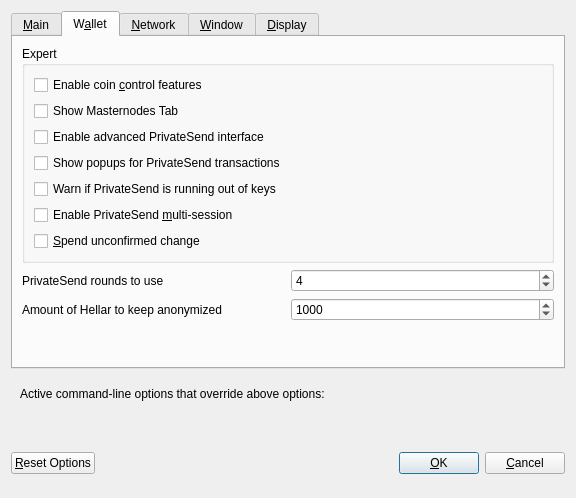
<?xml version="1.0" encoding="UTF-8"?>
<ui version="4.0">
 <class>OptionsDialog</class>
 <widget class="QDialog" name="OptionsDialog">
  <property name="geometry">
   <rect>
    <x>0</x>
    <y>0</y>
    <width>576</width>
    <height>498</height>
   </rect>
  </property>
  <property name="windowTitle">
   <string>Options</string>
  </property>
  <property name="modal">
   <bool>true</bool>
  </property>
  <layout class="QVBoxLayout" name="verticalLayout">
   <item>
    <widget class="QTabWidget" name="tabWidget">
     <property name="currentIndex">
      <number>1</number>
     </property>
     <widget class="QWidget" name="tabMain">
      <attribute name="title">
       <string>&amp;Main</string>
      </attribute>
      <layout class="QVBoxLayout" name="verticalLayout_Main">
       <item>
        <widget class="QCheckBox" name="bitcoinAtStartup">
         <property name="toolTip">
          <string>Automatically start %1 after logging in to the system.</string>
         </property>
         <property name="text">
          <string>&amp;Start %1 on system login</string>
         </property>
        </widget>
       </item>
       <item>
        <layout class="QHBoxLayout" name="horizontalLayout_2_Main">
         <item>
          <widget class="QLabel" name="databaseCacheLabel">
           <property name="text">
            <string>Size of &amp;database cache</string>
           </property>
           <property name="textFormat">
            <enum>Qt::PlainText</enum>
           </property>
           <property name="buddy">
            <cstring>databaseCache</cstring>
           </property>
          </widget>
         </item>
         <item>
          <widget class="QSpinBox" name="databaseCache"/>
         </item>
         <item>
          <widget class="QLabel" name="databaseCacheUnitLabel">
           <property name="text">
            <string>MB</string>
           </property>
           <property name="textFormat">
            <enum>Qt::PlainText</enum>
           </property>
          </widget>
         </item>
         <item>
          <spacer name="horizontalSpacer_2_Main">
           <property name="orientation">
            <enum>Qt::Horizontal</enum>
           </property>
           <property name="sizeHint" stdset="0">
            <size>
             <width>40</width>
             <height>20</height>
            </size>
           </property>
          </spacer>
         </item>
        </layout>
       </item>
       <item>
        <layout class="QHBoxLayout" name="horizontalLayout_3_Main">
         <item>
          <widget class="QLabel" name="threadsScriptVerifLabel">
           <property name="text">
            <string>Number of script &amp;verification threads</string>
           </property>
           <property name="textFormat">
            <enum>Qt::PlainText</enum>
           </property>
           <property name="buddy">
            <cstring>threadsScriptVerif</cstring>
           </property>
          </widget>
         </item>
         <item>
          <widget class="QSpinBox" name="threadsScriptVerif">
           <property name="toolTip">
            <string>(0 = auto, &lt;0 = leave that many cores free)</string>
           </property>
          </widget>
         </item>
         <item>
          <spacer name="horizontalSpacer_3_Main">
           <property name="orientation">
            <enum>Qt::Horizontal</enum>
           </property>
           <property name="sizeHint" stdset="0">
            <size>
             <width>40</width>
             <height>20</height>
            </size>
           </property>
          </spacer>
         </item>
        </layout>
       </item>
       <item>
        <spacer name="verticalSpacer_Main">
         <property name="orientation">
          <enum>Qt::Vertical</enum>
         </property>
         <property name="sizeHint" stdset="0">
          <size>
           <width>20</width>
           <height>40</height>
          </size>
         </property>
        </spacer>
       </item>
      </layout>
     </widget>
     <widget class="QWidget" name="tabWallet">
      <attribute name="title">
       <string>W&amp;allet</string>
      </attribute>
      <layout class="QVBoxLayout" name="verticalLayout_Wallet">
       <item>
        <widget class="QGroupBox" name="groupBox">
         <property name="title">
          <string>Expert</string>
         </property>
         <layout class="QVBoxLayout" name="verticalLayout_2">
          <item>
           <widget class="QCheckBox" name="coinControlFeatures">
            <property name="toolTip">
             <string>Whether to show coin control features or not.</string>
            </property>
            <property name="text">
             <string>Enable coin &amp;control features</string>
            </property>
           </widget>
          </item>
          <item>
           <widget class="QCheckBox" name="showMasternodesTab">
            <property name="toolTip">
             <string>Show additional tab listing all your masternodes in first sub-tab&lt;br/&gt;and all masternodes on the network in second sub-tab.</string>
            </property>
            <property name="text">
             <string>Show Masternodes Tab</string>
            </property>
           </widget>
          </item>
          <item>
           <widget class="QCheckBox" name="showAdvancedPSUI">
            <property name="toolTip">
             <string>Show additional information and buttons for PrivateSend on overview screen.</string>
            </property>
            <property name="text">
             <string>Enable advanced PrivateSend interface</string>
            </property>
           </widget>
          </item>
          <item>
           <widget class="QCheckBox" name="showPrivateSendPopups">
            <property name="toolTip">
             <string>Show system popups for PrivateSend mixing transactions&lt;br/&gt;just like for all other transaction types.</string>
            </property>
            <property name="text">
             <string>Show popups for PrivateSend transactions</string>
            </property>
           </widget>
          </item>
          <item>
           <widget class="QCheckBox" name="lowKeysWarning">
            <property name="toolTip">
             <string>Show warning dialog when PrivateSend detects that wallet has very low number of keys left.</string>
            </property>
            <property name="text">
             <string>Warn if PrivateSend is running out of keys</string>
            </property>
           </widget>
          </item>
          <item>
           <widget class="QCheckBox" name="privateSendMultiSession">
            <property name="toolTip">
             <string>Whether to use experimental PrivateSend mode with multiple mixing sessions per block.&lt;br/&gt;Note: You must use this feature carefully.&lt;br/&gt;Make sure you always have recent wallet (auto)backup in a safe place!</string>
            </property>
            <property name="text">
             <string>Enable PrivateSend &amp;multi-session</string>
            </property>
           </widget>
          </item>
          <item>
           <widget class="QCheckBox" name="spendZeroConfChange">
            <property name="toolTip">
             <string>If you disable the spending of unconfirmed change, the change from a transaction&lt;br/&gt;cannot be used until that transaction has at least one confirmation.&lt;br/&gt;This also affects how your balance is computed.</string>
            </property>
            <property name="text">
             <string>&amp;Spend unconfirmed change</string>
            </property>
           </widget>
          </item>
         </layout>
        </widget>
       </item>
       <item>
        <layout class="QHBoxLayout" name="horizontalLayout_4_Wallet">
         <item>
          <widget class="QLabel" name="label">
           <property name="toolTip">
            <string>This setting determines the amount of individual masternodes that an input will be anonymized through.&lt;br/&gt;More rounds of anonymization gives a higher degree of privacy, but also costs more in fees.</string>
           </property>
           <property name="text">
            <string>PrivateSend rounds to use</string>
           </property>
          </widget>
         </item>
         <item>
          <widget class="QSpinBox" name="privateSendRounds">
           <property name="minimum">
            <number>2</number>
           </property>
           <property name="maximum">
            <number>16</number>
           </property>
           <property name="value">
            <number>4</number>
           </property>
          </widget>
         </item>
        </layout>
       </item>
       <item>
        <layout class="QHBoxLayout" name="horizontalLayout">
         <item>
          <widget class="QLabel" name="label_2">
           <property name="toolTip">
            <string>This amount acts as a threshold to turn off PrivateSend once it's reached.</string>
           </property>
           <property name="statusTip">
            <string notr="true"/>
           </property>
           <property name="whatsThis">
            <string notr="true"/>
           </property>
           <property name="accessibleName">
            <string notr="true"/>
           </property>
           <property name="accessibleDescription">
            <string notr="true"/>
           </property>
           <property name="text">
            <string>Amount of Hellar to keep anonymized</string>
           </property>
          </widget>
         </item>
         <item>
          <widget class="QSpinBox" name="privateSendAmount">
           <property name="minimum">
            <number>2</number>
           </property>
           <property name="maximum">
            <number>2000</number>
           </property>
           <property name="singleStep">
            <number>10</number>
           </property>
           <property name="value">
            <number>1000</number>
           </property>
          </widget>
         </item>
        </layout>
       </item>
       <item>
        <spacer name="verticalSpacer_Wallet">
         <property name="orientation">
          <enum>Qt::Vertical</enum>
         </property>
         <property name="sizeHint" stdset="0">
          <size>
           <width>20</width>
           <height>40</height>
          </size>
         </property>
        </spacer>
       </item>
      </layout>
     </widget>
     <widget class="QWidget" name="tabNetwork">
      <attribute name="title">
       <string>&amp;Network</string>
      </attribute>
      <layout class="QVBoxLayout" name="verticalLayout_Network">
       <item>
        <widget class="QCheckBox" name="mapPortUpnp">
         <property name="toolTip">
          <string>Automatically open the Hellar client port on the router. This only works when your router supports UPnP and it is enabled.</string>
         </property>
         <property name="text">
          <string>Map port using &amp;UPnP</string>
         </property>
        </widget>
       </item>
       <item>
        <widget class="QCheckBox" name="allowIncoming">
         <property name="toolTip">
          <string>Accept connections from outside</string>
         </property>
         <property name="text">
          <string>Allow incoming connections</string>
         </property>
        </widget>
       </item>
       <item>
        <widget class="QCheckBox" name="connectSocks">
         <property name="toolTip">
          <string>Connect to the Hellar network through a SOCKS5 proxy.</string>
         </property>
         <property name="text">
          <string>&amp;Connect through SOCKS5 proxy (default proxy):</string>
         </property>
        </widget>
       </item>
       <item>
        <layout class="QHBoxLayout" name="horizontalLayout_1_Network">
         <item>
          <widget class="QLabel" name="proxyIpLabel">
           <property name="text">
            <string>Proxy &amp;IP:</string>
           </property>
           <property name="textFormat">
            <enum>Qt::PlainText</enum>
           </property>
           <property name="buddy">
            <cstring>proxyIp</cstring>
           </property>
          </widget>
         </item>
         <item>
          <widget class="QValidatedLineEdit" name="proxyIp">
           <property name="minimumSize">
            <size>
             <width>140</width>
             <height>0</height>
            </size>
           </property>
           <property name="maximumSize">
            <size>
             <width>140</width>
             <height>16777215</height>
            </size>
           </property>
           <property name="toolTip">
            <string>IP address of the proxy (e.g. IPv4: 127.0.0.1 / IPv6: ::1)</string>
           </property>
          </widget>
         </item>
         <item>
          <widget class="QLabel" name="proxyPortLabel">
           <property name="text">
            <string>&amp;Port:</string>
           </property>
           <property name="textFormat">
            <enum>Qt::PlainText</enum>
           </property>
           <property name="buddy">
            <cstring>proxyPort</cstring>
           </property>
          </widget>
         </item>
         <item>
          <widget class="QLineEdit" name="proxyPort">
           <property name="minimumSize">
            <size>
             <width>55</width>
             <height>0</height>
            </size>
           </property>
           <property name="maximumSize">
            <size>
             <width>55</width>
             <height>16777215</height>
            </size>
           </property>
           <property name="toolTip">
            <string>Port of the proxy (e.g. 9050)</string>
           </property>
          </widget>
         </item>
         <item>
          <spacer name="horizontalSpacer_1_Network">
           <property name="orientation">
            <enum>Qt::Horizontal</enum>
           </property>
           <property name="sizeHint" stdset="0">
            <size>
             <width>40</width>
             <height>20</height>
            </size>
           </property>
          </spacer>
         </item>
        </layout>
       </item>
       <item>
        <layout class="QHBoxLayout" name="horizontalLayout_2_Network">
         <item>
          <widget class="QLabel" name="proxyActiveNets">
           <property name="text">
            <string>Used for reaching peers via:</string>
           </property>
           <property name="textFormat">
            <enum>Qt::PlainText</enum>
           </property>
          </widget>
         </item>
         <item>
          <widget class="QCheckBox" name="proxyReachIPv4">
           <property name="enabled">
            <bool>false</bool>
           </property>
           <property name="toolTip">
            <string>Shows, if the supplied default SOCKS5 proxy is used to reach peers via this network type.</string>
           </property>
           <property name="text">
            <string/>
           </property>
          </widget>
         </item>
         <item>
          <widget class="QLabel" name="proxyReachIPv4Label">
           <property name="text">
            <string>IPv4</string>
           </property>
           <property name="textFormat">
            <enum>Qt::PlainText</enum>
           </property>
          </widget>
         </item>
         <item>
          <widget class="QCheckBox" name="proxyReachIPv6">
           <property name="enabled">
            <bool>false</bool>
           </property>
           <property name="toolTip">
            <string>Shows, if the supplied default SOCKS5 proxy is used to reach peers via this network type.</string>
           </property>
           <property name="text">
            <string/>
           </property>
          </widget>
         </item>
         <item>
          <widget class="QLabel" name="proxyReachIPv6Label">
           <property name="text">
            <string>IPv6</string>
           </property>
           <property name="textFormat">
            <enum>Qt::PlainText</enum>
           </property>
          </widget>
         </item>
         <item>
          <widget class="QCheckBox" name="proxyReachTor">
           <property name="enabled">
            <bool>false</bool>
           </property>
           <property name="toolTip">
            <string>Shows, if the supplied default SOCKS5 proxy is used to reach peers via this network type.</string>
           </property>
           <property name="text">
            <string/>
           </property>
          </widget>
         </item>
         <item>
          <widget class="QLabel" name="proxyReachTorLabel">
           <property name="text">
            <string>Tor</string>
           </property>
           <property name="textFormat">
            <enum>Qt::PlainText</enum>
           </property>
          </widget>
         </item>
         <item>
          <spacer name="horizontalSpacer_2_Network">
           <property name="orientation">
            <enum>Qt::Horizontal</enum>
           </property>
           <property name="sizeHint" stdset="0">
            <size>
             <width>40</width>
             <height>20</height>
            </size>
           </property>
          </spacer>
         </item>
        </layout>
       </item>
       <item>
        <widget class="QCheckBox" name="connectSocksTor">
         <property name="toolTip">
          <string>Connect to the Hellar network through a separate SOCKS5 proxy for Tor hidden services.</string>
         </property>
         <property name="text">
          <string>Use separate SOCKS5 proxy to reach peers via Tor hidden services:</string>
         </property>
        </widget>
       </item>
       <item>
        <layout class="QHBoxLayout" name="horizontalLayout_3_Network">
         <item>
          <widget class="QLabel" name="proxyIpTorLabel">
           <property name="text">
            <string>Proxy &amp;IP:</string>
           </property>
           <property name="textFormat">
            <enum>Qt::PlainText</enum>
           </property>
           <property name="buddy">
            <cstring>proxyIpTor</cstring>
           </property>
          </widget>
         </item>
         <item>
          <widget class="QValidatedLineEdit" name="proxyIpTor">
           <property name="minimumSize">
            <size>
             <width>140</width>
             <height>0</height>
            </size>
           </property>
           <property name="maximumSize">
            <size>
             <width>140</width>
             <height>16777215</height>
            </size>
           </property>
           <property name="toolTip">
            <string>IP address of the proxy (e.g. IPv4: 127.0.0.1 / IPv6: ::1)</string>
           </property>
          </widget>
         </item>
         <item>
          <widget class="QLabel" name="proxyPortTorLabel">
           <property name="text">
            <string>&amp;Port:</string>
           </property>
           <property name="textFormat">
            <enum>Qt::PlainText</enum>
           </property>
           <property name="buddy">
            <cstring>proxyPortTor</cstring>
           </property>
          </widget>
         </item>
         <item>
          <widget class="QLineEdit" name="proxyPortTor">
           <property name="minimumSize">
            <size>
             <width>55</width>
             <height>0</height>
            </size>
           </property>
           <property name="maximumSize">
            <size>
             <width>55</width>
             <height>16777215</height>
            </size>
           </property>
           <property name="toolTip">
            <string>Port of the proxy (e.g. 9050)</string>
           </property>
          </widget>
         </item>
         <item>
          <spacer name="horizontalSpacer_4_Network">
           <property name="orientation">
            <enum>Qt::Horizontal</enum>
           </property>
           <property name="sizeHint" stdset="0">
            <size>
             <width>40</width>
             <height>20</height>
            </size>
           </property>
          </spacer>
         </item>
        </layout>
       </item>
       <item>
        <spacer name="verticalSpacer_Network">
         <property name="orientation">
          <enum>Qt::Vertical</enum>
         </property>
         <property name="sizeHint" stdset="0">
          <size>
           <width>20</width>
           <height>40</height>
          </size>
         </property>
        </spacer>
       </item>
      </layout>
     </widget>
     <widget class="QWidget" name="tabWindow">
      <attribute name="title">
       <string>&amp;Window</string>
      </attribute>
      <layout class="QVBoxLayout" name="verticalLayout_Window">
       <item>
        <widget class="QCheckBox" name="hideTrayIcon">
         <property name="toolTip">
          <string>&amp;Hide the icon from the system tray.</string>
         </property>
         <property name="text">
          <string>Hide tray icon</string>
         </property>
        </widget>
       </item>
       <item>
        <widget class="QCheckBox" name="minimizeToTray">
         <property name="toolTip">
          <string>Show only a tray icon after minimizing the window.</string>
         </property>
         <property name="text">
          <string>&amp;Minimize to the tray instead of the taskbar</string>
         </property>
        </widget>
       </item>
       <item>
        <widget class="QCheckBox" name="minimizeOnClose">
         <property name="toolTip">
          <string>Minimize instead of exit the application when the window is closed. When this option is enabled, the application will be closed only after selecting Exit in the menu.</string>
         </property>
         <property name="text">
          <string>M&amp;inimize on close</string>
         </property>
        </widget>
       </item>
       <item>
        <spacer name="verticalSpacer_Window">
         <property name="orientation">
          <enum>Qt::Vertical</enum>
         </property>
         <property name="sizeHint" stdset="0">
          <size>
           <width>20</width>
           <height>40</height>
          </size>
         </property>
        </spacer>
       </item>
      </layout>
     </widget>
     <widget class="QWidget" name="tabDisplay">
      <attribute name="title">
       <string>&amp;Display</string>
      </attribute>
      <layout class="QVBoxLayout" name="verticalLayout_Display">
       <item>
        <layout class="QHBoxLayout" name="horizontalLayout_1_Display">
         <item>
          <widget class="QLabel" name="langLabel">
           <property name="text">
            <string>User Interface &amp;language:</string>
           </property>
           <property name="textFormat">
            <enum>Qt::PlainText</enum>
           </property>
           <property name="buddy">
            <cstring>lang</cstring>
           </property>
          </widget>
         </item>
         <item>
          <widget class="QValueComboBox" name="lang">
           <property name="toolTip">
            <string>The user interface language can be set here. This setting will take effect after restarting %1.</string>
           </property>
          </widget>
         </item>
        </layout>
       </item>
       <item>
        <widget class="QLabel" name="label_3">
         <property name="toolTip">
          <string notr="true"/>
         </property>
         <property name="statusTip">
          <string notr="true"/>
         </property>
         <property name="whatsThis">
          <string notr="true"/>
         </property>
         <property name="accessibleName">
          <string notr="true"/>
         </property>
         <property name="text">
          <string>Language missing or translation incomplete? Help contributing translations here:
https://www.transifex.com/projects/p/hellar/</string>
         </property>
         <property name="wordWrap">
          <bool>true</bool>
         </property>
         <property name="openExternalLinks">
          <bool>true</bool>
         </property>
         <property name="textInteractionFlags">
          <set>Qt::TextBrowserInteraction</set>
         </property>
        </widget>
       </item>
       <item>
        <layout class="QHBoxLayout" name="horizontalLayout_4_Display" stretch="0,0">
         <item>
          <widget class="QLabel" name="themeLabel">
           <property name="text">
            <string>User Interface Theme:</string>
           </property>
          </widget>
         </item>
         <item>
          <widget class="QValueComboBox" name="theme"/>
         </item>
        </layout>
       </item>
       <item>
        <widget class="Line" name="line">
         <property name="orientation">
          <enum>Qt::Horizontal</enum>
         </property>
        </widget>
       </item>
       <item>
        <layout class="QHBoxLayout" name="horizontalLayout_2_Display">
         <item>
          <widget class="QLabel" name="unitLabel">
           <property name="text">
            <string>&amp;Unit to show amounts in:</string>
           </property>
           <property name="textFormat">
            <enum>Qt::PlainText</enum>
           </property>
           <property name="buddy">
            <cstring>unit</cstring>
           </property>
          </widget>
         </item>
         <item>
          <widget class="QValueComboBox" name="unit">
           <property name="toolTip">
            <string>Choose the default subdivision unit to show in the interface and when sending coins.</string>
           </property>
          </widget>
         </item>
        </layout>
       </item>
       <item>
        <layout class="QHBoxLayout" name="horizontalLayout_5_Display">
         <item>
          <widget class="QLabel" name="digitsLabel">
           <property name="text">
            <string>Decimal digits</string>
           </property>
          </widget>
         </item>
         <item>
          <widget class="QValueComboBox" name="digits"/>
         </item>
        </layout>
       </item>
       <item>
        <layout class="QHBoxLayout" name="horizontalLayout_3_Display">
         <item>
          <widget class="QLabel" name="thirdPartyTxUrlsLabel">
           <property name="toolTip">
            <string>Third party URLs (e.g. a block explorer) that appear in the transactions tab as context menu items.&lt;br/&gt;%s in the URL is replaced by transaction hash. Multiple URLs are separated by vertical bar |.</string>
           </property>
           <property name="text">
            <string>Third party transaction URLs</string>
           </property>
           <property name="buddy">
            <cstring>thirdPartyTxUrls</cstring>
           </property>
          </widget>
         </item>
         <item>
          <widget class="QLineEdit" name="thirdPartyTxUrls">
           <property name="toolTip">
            <string>Third party URLs (e.g. a block explorer) that appear in the transactions tab as context menu items.&lt;br/&gt;%s in the URL is replaced by transaction hash. Multiple URLs are separated by vertical bar |.</string>
           </property>
          </widget>
         </item>
        </layout>
       </item>
       <item>
        <spacer name="verticalSpacer">
         <property name="orientation">
          <enum>Qt::Vertical</enum>
         </property>
         <property name="sizeHint" stdset="0">
          <size>
           <width>20</width>
           <height>40</height>
          </size>
         </property>
        </spacer>
       </item>
      </layout>
     </widget>
    </widget>
   </item>
   <item>
    <widget class="QFrame" name="frame">
     <layout class="QVBoxLayout" name="verticalLayout_Bottom">
      <item>
       <layout class="QHBoxLayout" name="horizontalLayout_Bottom">
        <item>
         <widget class="QLabel" name="overriddenByCommandLineInfoLabel">
          <property name="text">
           <string>Active command-line options that override above options:</string>
          </property>
          <property name="textFormat">
           <enum>Qt::PlainText</enum>
          </property>
         </widget>
        </item>
        <item>
         <spacer name="horizontalSpacer_Bottom">
          <property name="orientation">
           <enum>Qt::Horizontal</enum>
          </property>
          <property name="sizeHint" stdset="0">
           <size>
            <width>40</width>
            <height>20</height>
           </size>
          </property>
         </spacer>
        </item>
       </layout>
      </item>
      <item>
       <widget class="QLabel" name="overriddenByCommandLineLabel">
        <property name="text">
         <string/>
        </property>
        <property name="textFormat">
         <enum>Qt::PlainText</enum>
        </property>
        <property name="wordWrap">
         <bool>true</bool>
        </property>
       </widget>
      </item>
     </layout>
    </widget>
   </item>
   <item>
    <layout class="QHBoxLayout" name="horizontalLayout_Buttons">
     <item>
      <widget class="QPushButton" name="resetButton">
       <property name="toolTip">
        <string>Reset all client options to default.</string>
       </property>
       <property name="text">
        <string>&amp;Reset Options</string>
       </property>
       <property name="autoDefault">
        <bool>false</bool>
       </property>
      </widget>
     </item>
     <item>
      <spacer name="horizontalSpacer_1">
       <property name="orientation">
        <enum>Qt::Horizontal</enum>
       </property>
       <property name="sizeHint" stdset="0">
        <size>
         <width>40</width>
         <height>48</height>
        </size>
       </property>
      </spacer>
     </item>
     <item>
      <widget class="QLabel" name="statusLabel">
       <property name="minimumSize">
        <size>
         <width>200</width>
         <height>0</height>
        </size>
       </property>
       <property name="font">
        <font>
         <weight>75</weight>
         <bold>true</bold>
        </font>
       </property>
       <property name="text">
        <string/>
       </property>
       <property name="textFormat">
        <enum>Qt::PlainText</enum>
       </property>
       <property name="wordWrap">
        <bool>true</bool>
       </property>
      </widget>
     </item>
     <item>
      <spacer name="horizontalSpacer_2">
       <property name="orientation">
        <enum>Qt::Horizontal</enum>
       </property>
       <property name="sizeHint" stdset="0">
        <size>
         <width>40</width>
         <height>48</height>
        </size>
       </property>
      </spacer>
     </item>
     <item>
      <widget class="QPushButton" name="okButton">
       <property name="text">
        <string>&amp;OK</string>
       </property>
       <property name="autoDefault">
        <bool>false</bool>
       </property>
       <property name="default">
        <bool>true</bool>
       </property>
      </widget>
     </item>
     <item>
      <widget class="QPushButton" name="cancelButton">
       <property name="text">
        <string>&amp;Cancel</string>
       </property>
       <property name="autoDefault">
        <bool>false</bool>
       </property>
      </widget>
     </item>
    </layout>
   </item>
  </layout>
 </widget>
 <customwidgets>
  <customwidget>
   <class>QValidatedLineEdit</class>
   <extends>QLineEdit</extends>
   <header>qvalidatedlineedit.h</header>
  </customwidget>
  <customwidget>
   <class>QValueComboBox</class>
   <extends>QComboBox</extends>
   <header>qvaluecombobox.h</header>
  </customwidget>
 </customwidgets>
 <resources/>
 <connections/>
</ui>
